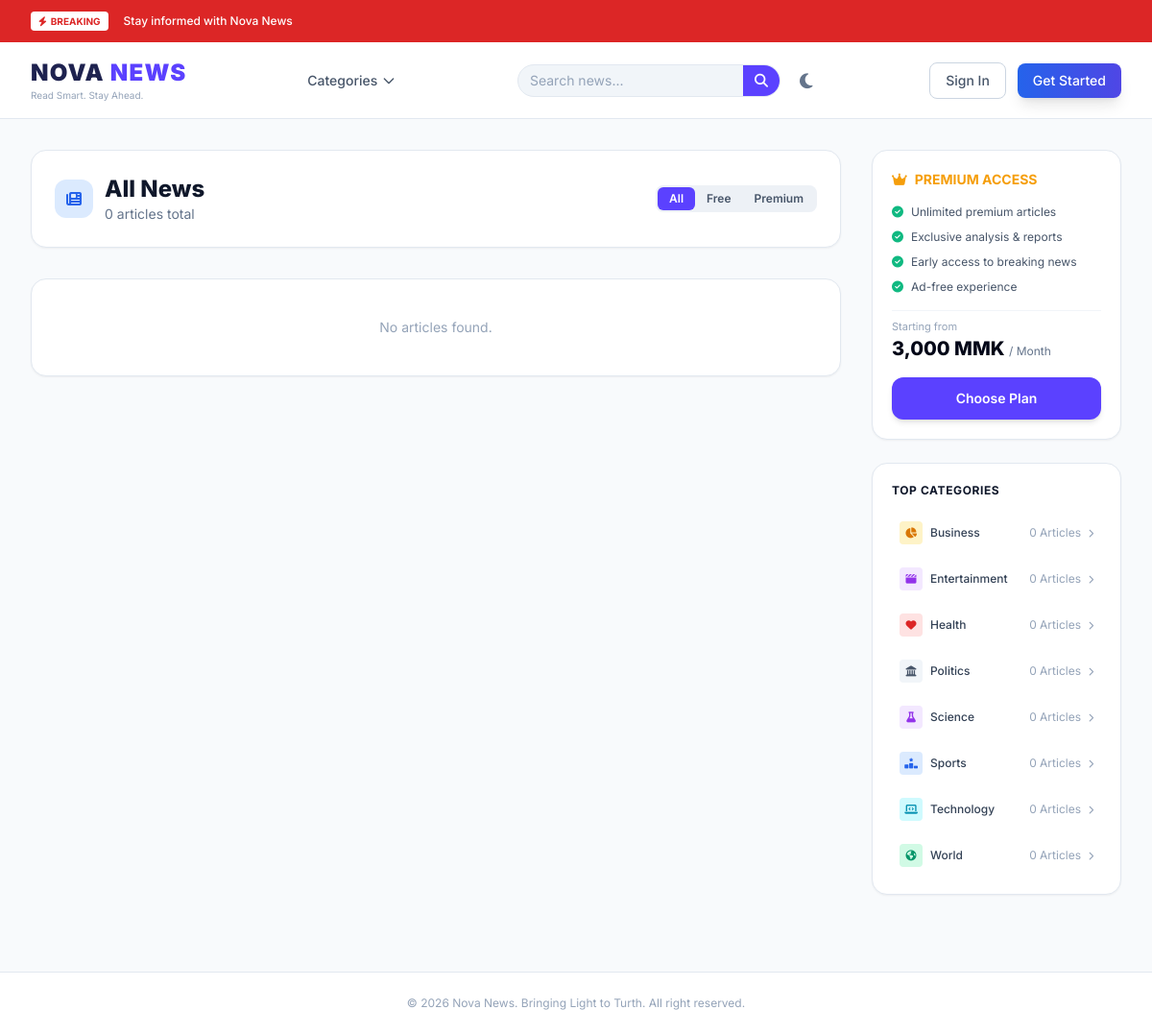
The app's page /user/all-posts.php with its own data.
### tables this page shows
CREATE TABLE IF NOT EXISTS categories (
    id         INT AUTO_INCREMENT PRIMARY KEY,
    name       VARCHAR(100) NOT NULL UNIQUE,
    slug       VARCHAR(110) NOT NULL UNIQUE,
    created_at TIMESTAMP DEFAULT CURRENT_TIMESTAMP
);

### includes/posts.php (called while the page is built, shortened)
<?php
function getAllCategories(): array
{
    $db = getDB();
    $categories = [];
    $result = $db->query('
        SELECT c.id, c.name, c.slug, COUNT(p.id) AS article_count
        FROM categories c
        LEFT JOIN posts p ON p.category_id = c.id AND p.status = "published"
        GROUP BY c.id
        ORDER BY c.name ASC
    ');
    if ($result && method_exists($result, 'fetch_assoc')) {
        while ($row = $result->fetch_assoc()) {
            $categories[] = $row;
        }
    }
    return $categories;
}
function getPostsCount(string $type = 'all', string $status = 'all', string $search = ''): int
{
    $db = getDB();
    $conditions = [];
    $params = [];
    $types = '';
    if ($status !== 'all') {
        $conditions[] = 'status = ?';
        $params[] = $status;
        $types .= 's';
    }
    $sql = 'SELECT COUNT(*) AS total FROM posts';
    if (!empty($conditions)) {
        $sql .= ' WHERE ' . implode(' AND ', $conditions);
    }
    $stmt = $db->prepare($sql);
    if ($stmt && !empty($params)) {
        $stmt->bind_param($types, ...$params);
    }
    if ($stmt) {
        $stmt->execute();
        $result = $stmt->get_result();
        if ($result) {
            $row = $result->fetch_assoc();
            return (int) ($row['total'] ?? 0);
        }
    }
    return 0;
}

### user/all-posts.php (the view, shortened to what this page needs)
<?php
require_once __DIR__ . '/../includes/posts.php';
include __DIR__ . '/../includes/header.php';
$page = max(1, (int)($_GET['page'] ?? 1));
$limit = 12;
$type = $_GET['type'] ?? 'all';
$typeFilter = in_array($type, ['all', 'free', 'premium']) ? $type : 'all';
$posts = getPostsPaginated($page, $limit, $typeFilter, 'published');
$total = getPostsCount($typeFilter, 'published');
?>
<main class="max-w-[1440px] mx-auto p-4 md:p-8 grid grid-cols-1 lg:grid-cols-12 gap-8">
    <div class="lg:col-span-9 space-y-8">
        <div class="bg-white rounded-2xl border border-slate-200 p-6 shadow-sm">
            <div class="flex items-center gap-3">
                <span class="w-10 h-10 rounded-xl bg-blue-100 text-blue-600 flex items-center justify-center">
                    <i class="fa-solid fa-newspaper"></i>
                </span>
                <div class="flex-1">
                    <h1 class="text-2xl font-extrabold text-slate-900"><?= $typeFilter === 'premium' ? 'Premium News' : ($typeFilter === 'free' ? 'Free News' : 'All News') ?></h1>
                    <p class="text-sm text-slate-500"><?= $total ?> article<?= $total !== 1 ? 's' : '' ?> total</p>
                </div>
                <div class="flex bg-slate-200/60 p-0.5 rounded-lg text-xs font-semibold text-slate-600 shrink-0">
                    <a href="?type=all" class="px-3 py-1 rounded-md <?= $typeFilter === 'all' ? 'bg-[#5B41FF] text-white' : 'hover:text-slate-900' ?>">All</a>
                    <a href="?type=free" class="px-3 py-1 rounded-md <?= $typeFilter === 'free' ? 'bg-[#5B41FF] text-white' : 'hover:text-slate-900' ?>">Free</a>
                    <a href="?type=premium" class="px-3 py-1 rounded-md <?= $typeFilter === 'premium' ? 'bg-[#5B41FF] text-white' : 'hover:text-slate-900' ?>">Premium</a>
                </div>
            </div>
        </div>
        <?php if (empty($posts)): ?>
        <div class="bg-white rounded-2xl border border-slate-200 p-10 shadow-sm text-center">
            <p class="text-slate-400 text-sm">No articles found.</p>
        </div>
        <?php endif; ?>
    </div>
    <aside class="lg:col-span-3 space-y-6">
        <div class="bg-white rounded-2xl border border-slate-200 p-5 shadow-sm space-y-4">
            <div class="flex items-center space-x-2 text-amber-500 font-bold text-sm">
                <i class="fa-solid fa-crown"></i>
                <span>PREMIUM ACCESS</span>
            </div>
            <ul class="space-y-2.5 text-xs text-slate-600">
                <li class="flex items-center gap-2"><i class="fa-solid fa-circle-check text-emerald-500"></i> Unlimited premium articles</li>
                <li class="flex items-center gap-2"><i class="fa-solid fa-circle-check text-emerald-500"></i> Exclusive analysis & reports</li>
                <li class="flex items-center gap-2"><i class="fa-solid fa-circle-check text-emerald-500"></i> Early access to breaking news</li>
                <li class="flex items-center gap-2"><i class="fa-solid fa-circle-check text-emerald-500"></i> Ad-free experience</li>
            </ul>
            <div class="pt-2 border-t border-slate-100">
                <div class="text-[11px] text-slate-400">Starting from</div>
                <div class="text-xl font-extrabold text-slate-950">3,000 MMK <span class="text-xs font-normal text-slate-500">/ Month</span></div>
            </div>
            <a href="subscribe.php" class="block w-full text-center bg-[#5B41FF] hover:bg-[#4830DF] text-white font-semibold text-sm py-3 rounded-xl shadow-md transition">Choose Plan</a>
        </div>
        <?php
        $categories = getAllCategories();
        $catIcons = [
            'Technology'    => ['bg' => 'bg-cyan-100', 'text' => 'text-cyan-600', 'icon' => 'fa-laptop-code'],
            'Business'      => ['bg' => 'bg-amber-100', 'text' => 'text-amber-600', 'icon' => 'fa-chart-pie'],
            'World'         => ['bg' => 'bg-emerald-100', 'text' => 'text-emerald-600', 'icon' => 'fa-earth-americas'],
            'Sports'        => ['bg' => 'bg-blue-100', 'text' => 'text-blue-600', 'icon' => 'fa-ranking-star'],
            'Health'        => ['bg' => 'bg-red-100', 'text' => 'text-red-600', 'icon' => 'fa-heart'],
            'Science'       => ['bg' => 'bg-purple-100', 'text' => 'text-purple-600', 'icon' => 'fa-flask'],
            'Politics'      => ['bg' => 'bg-slate-100', 'text' => 'text-slate-600', 'icon' => 'fa-landmark'],
            'Entertainment' => ['bg' => 'bg-purple-100', 'text' => 'text-purple-600', 'icon' => 'fa-clapperboard'],
        ];
        ?>
        <div class="bg-white rounded-2xl border border-slate-200 p-5 shadow-sm space-y-4">
            <div class="text-xs font-bold text-slate-900 uppercase tracking-wider">Top Categories</div>
            <div class="space-y-2">
                <?php foreach ($categories as $cat):
                    $n = htmlspecialchars($cat['name']);
                    $c = (int) $cat['article_count'];
                    $st = $catIcons[$cat['name']] ?? ['bg' => 'bg-slate-100', 'text' => 'text-slate-600', 'icon' => 'fa-folder'];
                ?>
                <a href="/Nova_News/user/category.php?slug=<?= urlencode($cat['slug']) ?>" class="flex items-center justify-between p-2 rounded-lg hover:bg-slate-50 transition text-xs">
                    <div class="flex items-center gap-2 font-medium text-slate-700"><span class="w-6 h-6 rounded <?= $st['bg'] . ' ' . $st['text'] ?> flex items-center justify-center"><i class="fa-solid <?= $st['icon'] ?> text-[11px]"></i></span> <?= $n ?></div>
                    <span class="text-slate-400"><?= $c ?> Article<?= $c !== 1 ? 's' : '' ?> <i class="fa-solid fa-chevron-right text-[9px] ml-1"></i></span>
                </a>
                <?php endforeach; ?>
            </div>
        </div>
    </aside>
</main>
<?php include __DIR__ . '/../includes/footer.php'; ?>

### includes/header.php (style rules this page uses)
body { font-family: 'Inter', sans-serif; transition: background-color 0.3s ease, color 0.3s ease; }

### records on screen
categories: name "Business", c "0"
categories: name "Entertainment", c "0"
categories: name "Health", c "0"
categories: name "Politics", c "0"
categories: name "Science", c "0"
categories: name "Sports", c "0"
categories: name "Technology", c "0"
categories: name "World", c "0"

### other values on screen
__('header.categories') "Categories"
__('header.signin') "Sign In"
__('header.get_started') "Get Started"
$total "0"
